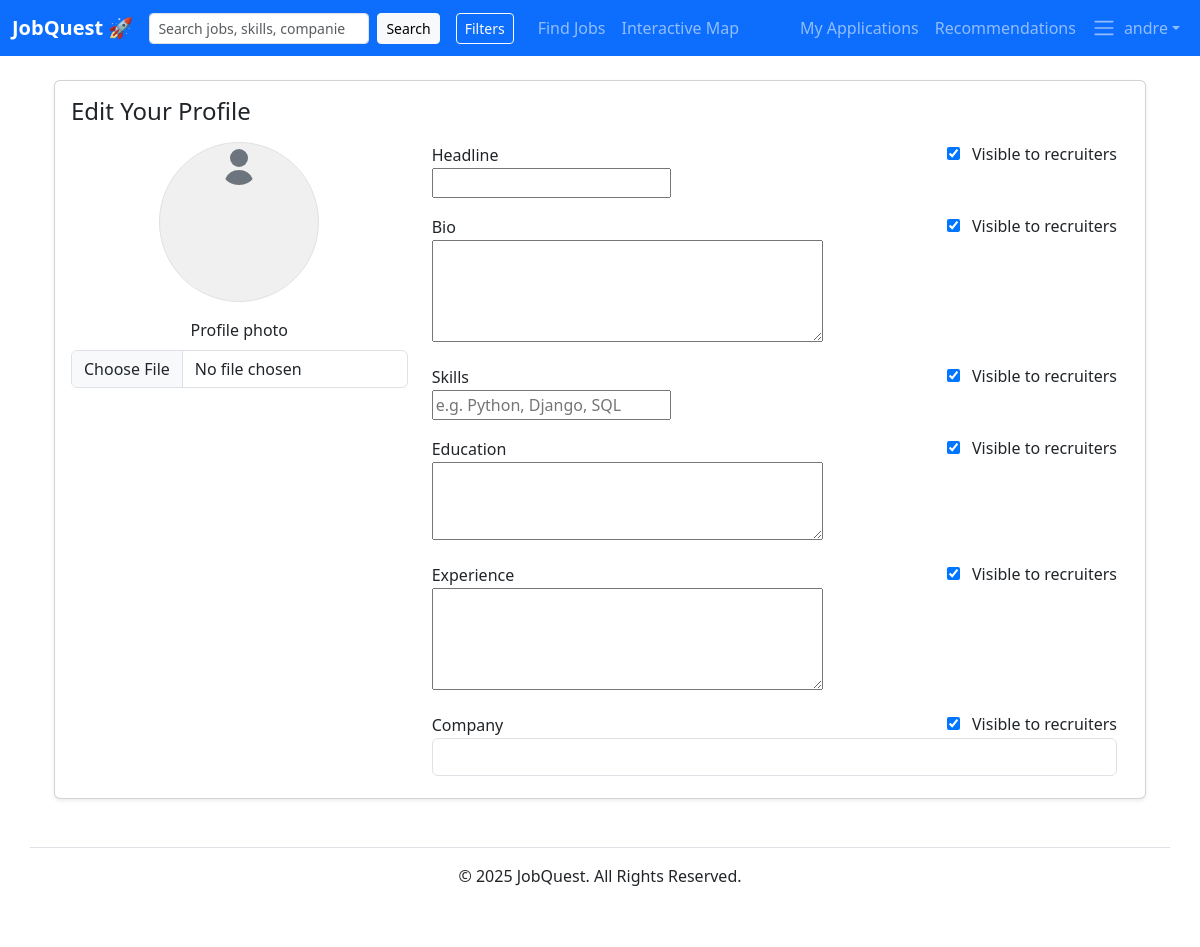
/accounts/edit/ (signed in), run on the app's committed database.
### accounts/models.py (models this page shows, shortened)
class Profile(models.Model):
	user = models.OneToOneField(settings.AUTH_USER_MODEL, on_delete=models.CASCADE)
	headline = models.CharField(max_length=200, blank=True)
	bio = models.TextField(blank=True)
	skills = models.TextField(blank=True, help_text="Comma-separated list of skills")
	experience = models.TextField(blank=True, help_text="Work experience / summary")
	education = models.TextField(blank=True)
	github = models.URLField(blank=True)
	linkedin = models.URLField(blank=True)
	website = models.URLField(blank=True)
	avatar = models.ImageField(upload_to='avatars/', blank=True, null=True)
	is_recruiter = models.BooleanField(default=False)
	company = models.CharField(max_length=200, blank=True)
	desired_positions = models.TextField(blank=True, help_text="Comma-separated desired positions")
	desired_companies = models.TextField(blank=True, help_text="Comma-separated desired companies")
	phone = models.CharField(max_length=40, blank=True)
	headline_visible = models.BooleanField(default=True)
	bio_visible = models.BooleanField(default=True)
	skills_visible = models.BooleanField(default=True)
	experience_visible = models.BooleanField(default=True)
	education_visible = models.BooleanField(default=True)
	links_visible = models.BooleanField(default=True)
	company_visible = models.BooleanField(default=True)
	desired_positions_visible = models.BooleanField(default=True)
	phone_visible = models.BooleanField(default=False)
	email_visible = models.BooleanField(default=False)

### accounts/views.py (the view)
# urls.py: path('edit/', views.edit_profile, name='edit_profile'),
@login_required
def edit_profile(request):
	profile, created = Profile.objects.get_or_create(user=request.user)
	if request.method == 'POST':
		form = ProfileForm(request.POST, request.FILES, instance=profile)
		if form.is_valid():
			form.instance.user = request.user
			profile = form.save()
			email = form.cleaned_data.get('email')
			if email and email != request.user.email:
				request.user.email = email
				request.user.save()
			return redirect('accounts:profile_detail', username=request.user.username)
	else:
		initial = {'email': request.user.email}
		form = ProfileForm(instance=profile, initial=initial)
	return render(request, 'accounts/profile_form.html', {'form': form, 'profile': profile})

### accounts/context_processors.py (called while the page is built)
def user_profile(request):
    user = getattr(request, 'user', None)
    profile = None
    if user and user.is_authenticated:
        try:
            profile = user.profile
        except Exception:
            profile = None
    return {'user_profile': profile}

### accounts/templates/accounts/profile_form.html (shortened to what this page needs)
{% extends "base.html" %}
{% block content %}
  <div class="container mt-4">
    <div class="card shadow-sm">
      <div class="card-body">
        <h4 class="card-title mb-3">Edit Your Profile</h4>
        <form method="post" enctype="multipart/form-data">
          <div class="row">
            <div class="col-md-4 text-center">
              {% if profile.avatar %}
                <img src="{{ profile.avatar.url }}" class="img-fluid rounded-circle mb-3" style="max-width:160px; height:160px; object-fit:cover;" alt="avatar">
              {% else %}
                <div class="border rounded-circle d-inline-block mb-3" style="width:160px; height:160px; display:flex; align-items:center; justify-content:center; background:#f0f0f0;">
                  <svg xmlns="http://www.w3.org/2000/svg" width="48" height="48" fill="#6c757d" class="bi bi-person" viewBox="0 0 16 16">
                    <path d="M8 8a3 3 0 1 0 0-6 3 3 0 0 0 0 6z"/>
                    <path fill-rule="evenodd" d="M8 9a5 5 0 0 0-4.546 2.916C3.954 12.958 5.9 14 8 14s4.046-1.042 4.546-2.084A5 5 0 0 0 8 9z"/>
                  </svg>
                </div>
              {% endif %}
              <div class="mb-2">
                <label class="form-label">Profile photo</label>
                {{ form.avatar }}
              </div>
            </div>
            <div class="col-md-8">
              <div style="max-height:640px; overflow:auto; padding-right:12px;">
                <div class="mb-3">
                  <div class="d-flex justify-content-between align-items-center">
                    <label class="form-label mb-0" for="id_headline">Headline</label>
                    <div class="form-check form-switch">
                      {{ form.headline_visible }}
                      <label class="form-check-label ms-2">Visible to recruiters</label>
                    </div>
                  </div>
                  {{ form.headline }}
                </div>
                <div class="mb-3">
                  <div class="d-flex justify-content-between align-items-center">
                    <label class="form-label mb-0" for="id_bio">Bio</label>
                    <div class="form-check form-switch">
                      {{ form.bio_visible }}
                      <label class="form-check-label ms-2">Visible to recruiters</label>
                    </div>
                  </div>
                  {{ form.bio }}
                </div>
                <div class="mb-3">
                  <div class="d-flex justify-content-between align-items-center">
                    <label class="form-label mb-0" for="id_skills">Skills</label>
                    <div class="form-check form-switch">
                      {{ form.skills_visible }}
                      <label class="form-check-label ms-2">Visible to recruiters</label>
                    </div>
                  </div>
                  {{ form.skills }}
                </div>
                <div class="mb-3">
                  <div class="d-flex justify-content-between align-items-center">
                    <label class="form-label mb-0" for="id_education">Education</label>
                    <div class="form-check form-switch">
                      {{ form.education_visible }}
                      <label class="form-check-label ms-2">Visible to recruiters</label>
                    </div>
                  </div>
                  {{ form.education }}
                </div>
                <div class="mb-3">
                  <div class="d-flex justify-content-between align-items-center">
                    <label class="form-label mb-0" for="id_experience">Experience</label>
                    <div class="form-check form-switch">
                      {{ form.experience_visible }}
                      <label class="form-check-label ms-2">Visible to recruiters</label>
                    </div>
                  </div>
                  {{ form.experience }}
                </div>
                <div class="mb-3" id="company-field">
                  <div class="d-flex justify-content-between align-items-center">
                    <label class="form-label mb-0" for="id_company">Company</label>
                    <div class="form-check form-switch">
                      {{ form.company_visible }}
                      <label class="form-check-label ms-2">Visible to recruiters</label>
                    </div>
                  </div>
                  {{ form.company }}
                </div>
              </div>
            </div>
          </div>
        </form>
      </div>
    </div>
  </div>
{% endblock %}

### linkedout/templates/base.html (shortened to what this page needs)
{% load static %}
<!DOCTYPE html>
<html lang="en">
<head>
    <link href="https://cdn.jsdelivr.net/npm/bootstrap@5.3.2/dist/css/bootstrap.min.css" rel="stylesheet">
</head>
<body>
    <nav class="navbar navbar-expand-lg navbar-dark bg-primary">
        <div class="container-fluid">
            <a class="navbar-brand fw-bold" href="/">JobQuest 🚀</a>
            <div class="collapse navbar-collapse" id="navbarNav">
                <ul class="navbar-nav me-auto mb-2 mb-lg-0 align-items-center">
                    <li class="nav-item me-3">
                        <form class="d-flex" role="search" method="get" action="/search/">
                          <input class="form-control form-control-sm" type="search" placeholder="Search jobs, skills, companies" aria-label="Search" name="q">
                          <button class="btn btn-sm btn-light ms-2" type="submit">Search</button>
                        </form>
                    </li>
                    <li class="nav-item me-3">
                        <button class="btn btn-outline-light btn-sm" type="button" data-bs-toggle="offcanvas" data-bs-target="#filterOffcanvas" aria-controls="filterOffcanvas">Filters</button>
                    </li>
                    <li class="nav-item">
                        <a class="nav-link" href="{% url 'jobs:search' %}">Find Jobs</a> </li>
                    <li class="nav-item">
                        <a class="nav-link" href="#">Interactive Map</a> </li>
                </ul>
                <ul class="navbar-nav">
                    {% if user.is_authenticated %}
                        {% if user.is_recruiter %}
                            <li class="nav-item"><a href="#" class="nav-link">Post a Job</a></li>
                            <li class="nav-item"><a href="#" class="nav-link">My Postings</a></li>
                        {% else %}
                            <li class="nav-item"><a href="#" class="nav-link">My Applications</a></li>
                            <li class="nav-item"><a href="#" class="nav-link">Recommendations</a></li>
                        {% endif %}
                        <li class="nav-item dropdown">
                            <a class="nav-link dropdown-toggle d-flex align-items-center" href="#" role="button" data-bs-toggle="dropdown" aria-expanded="false">
                                {% if user_profile and user_profile.avatar %}
                                    <img src="{{ user_profile.avatar.url }}" alt="avatar" class="rounded-circle me-2" style="width:36px; height:36px; object-fit:cover;">
                                {% else %}
                                    <span class="navbar-toggler-icon me-2"></span>
                                {% endif %}
                                <span class="d-none d-lg-inline">{{ user.username }}</span>
                            </a>
                        </li>
                    {% endif %}
                </ul>
            </div>
        </div>
    </nav>
    <main class="container mt-4">
        {% block content %}
        {% endblock %}
    </main>
    <footer class="container text-center mt-5 py-3 border-top">
        <p>&copy; {% now "Y" %} JobQuest. All Rights Reserved.</p>
    </footer>
</body>
</html>

### data on the page
Profile: headline_visible "☑", bio_visible "☑", skills_visible "☑", education_visible "☑", experience_visible "☑", company_visible "☑"

### other printed values
{{ user.username }} "andre"
